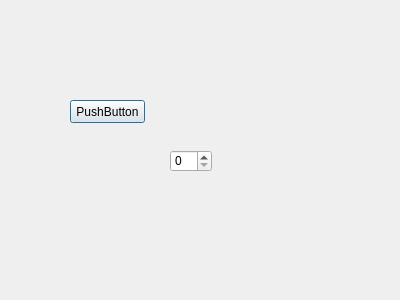
<?xml version="1.0" encoding="UTF-8"?>
<ui version="4.0">
 <class>MyDialog</class>
 <widget class="QDialog" name="MyDialog">
  <property name="geometry">
   <rect>
    <x>0</x>
    <y>0</y>
    <width>400</width>
    <height>300</height>
   </rect>
  </property>
  <property name="windowTitle">
   <string>Dialog</string>
  </property>
  <widget class="QPushButton" name="pushButton">
   <property name="geometry">
    <rect>
     <x>70</x>
     <y>100</y>
     <width>75</width>
     <height>23</height>
    </rect>
   </property>
   <property name="text">
    <string>PushButton</string>
   </property>
  </widget>
  <widget class="QSpinBox" name="spinBox">
   <property name="geometry">
    <rect>
     <x>170</x>
     <y>150</y>
     <width>42</width>
     <height>22</height>
    </rect>
   </property>
  </widget>
 </widget>
 <resources/>
 <connections/>
</ui>
